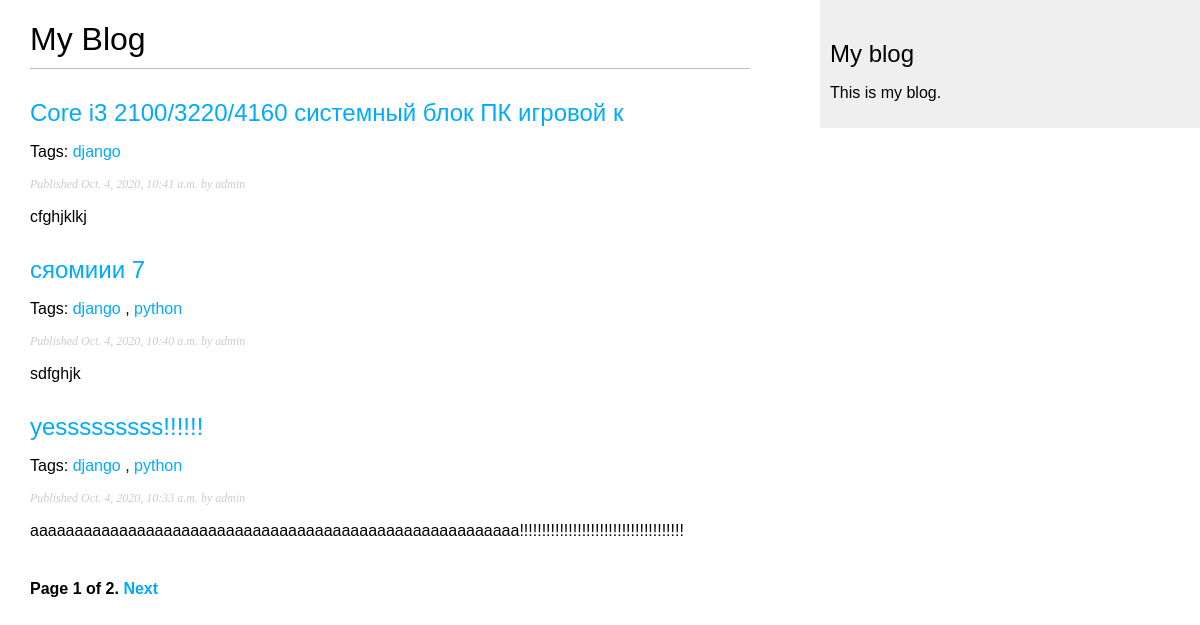
Screenshot of /blog/ with the database file from the repository.
### blog/models.py (models this page shows, shortened)
class Post(models.Model):
    objects = models.Manager()
    published = PublishedManager()
    tags = TaggableManager()
    STATUS_CHOICES = (
        ('draft', 'Draft'),
        ('published', 'Published'),
    )
    title = models.CharField(max_length=250)
    slug = models.SlugField(max_length=250, unique_for_date='publish')
    author = models.ForeignKey(User, on_delete=models.CASCADE, related_name='blog_post')
    body = models.TextField()
    publish = models.DateTimeField(default=timezone.now)
    created = models.DateTimeField(auto_now_add=True)
    updated = models.DateTimeField(auto_now=True)
    status = models.CharField(max_length=10, choices=STATUS_CHOICES, default='draft')
    class Meta:
        ordering = ('-publish',)
    def get_absolute_url(self):
        return reverse('blog:post_detail',
                       args=[self.publish.year,
                             self.publish.month,
                             self.publish.day,
                             self.slug])

### blog/views.py (the view)
# urls.py: path('', post_list, name='post_list'),
def post_list(request, tag_slug=None):
    object_list = Post.published.all()
    tag = None
    if tag_slug:
        tag = get_object_or_404(Tag, slug=tag_slug)
        object_list = object_list.filter(tags__in=[tag])
    paginator = Paginator(object_list, 3)
    page = request.GET.get('page')
    try:
        posts = paginator.page(page)
    except PageNotAnInteger:
        posts = paginator.page(1)
    except EmptyPage:
        posts = paginator.page(paginator.num_pages)
    context = {
        'page': page,
        'posts': posts,
        'tag': tag,
    }
    return render(request, 'blog/post/list.html', context)

### blog/models.py (called while the page is built)
    def get_queryset(self):
        return super().get_queryset().filter(status='published')

### blog/templates/blog/post/list.html (shortened to what this page needs)
{% extends "blog/base.html" %}
{% block content %}
  <h1>My Blog</h1>
  {% for post in posts %}
    <div>
    <h2>
      <a href="{{ post.get_absolute_url }}">
        {{ post.title }}
      </a>
    </h2>
     {% if post.tags.all %}
        <p class="tags">
          Tags:
          {% for tag in post.tags.all %}
            <a href="{% url 'blog:post_list_by_tag' tag.slug%}">{{tag.name}}</a>
            {% if not forloop.last %}, {% endif %}
          {% endfor %}
        </p>
     {% endif %}
    <p class="date">
      Published {{ post.publish }} by {{ post.author }}
    </p>
    {{ post.body|truncatewords:30|linebreaks }}
    </div>
  {% endfor %}
  {% include "pagination.html" with page=posts %}
{% endblock %}

### blog/static/css/blog.css (style rules this page uses)
body { margin:0; padding:0; font-family:helvetica, sans-serif; }
a { color:#00abff; text-decoration:none; }
h1 { font-weight:normal; border-bottom:1px solid #bbb; padding:0 0 10px 0; }
h2 { font-weight:normal; margin:30px 0 0; }
p.date { color:#ccc; font-family: georgia, serif; font-size: 12px; font-style: italic; }

### rows the page displays
Post: title "Core i3 2100/3220/4160 системный блок ПК игровой к", publish "Oct. 4, 2020, 10:41 a.m.", author "admin", body "cfghjklkj"
Tag: name "django"
Post: title "сяомиии 7", publish "Oct. 4, 2020, 10:40 a.m.", author "admin", body "sdfghjk"
Tag: name "python"
Post: title "yesssssssss!!!!!!", publish "Oct. 4, 2020, 10:33 a.m.", author "admin", body "aaaaaaaaaaaaaaaaaaaaaaaaaaaaaaaaaaaaaaaaaaaaaaaaaaaaaaa!!!!!!!!!!!!!!!!!!!!!!!!!!!!!!!!!!!!!"

### other values shown
{{ page.number }} "1"
{{ page.paginator.num_pages }} "2"
